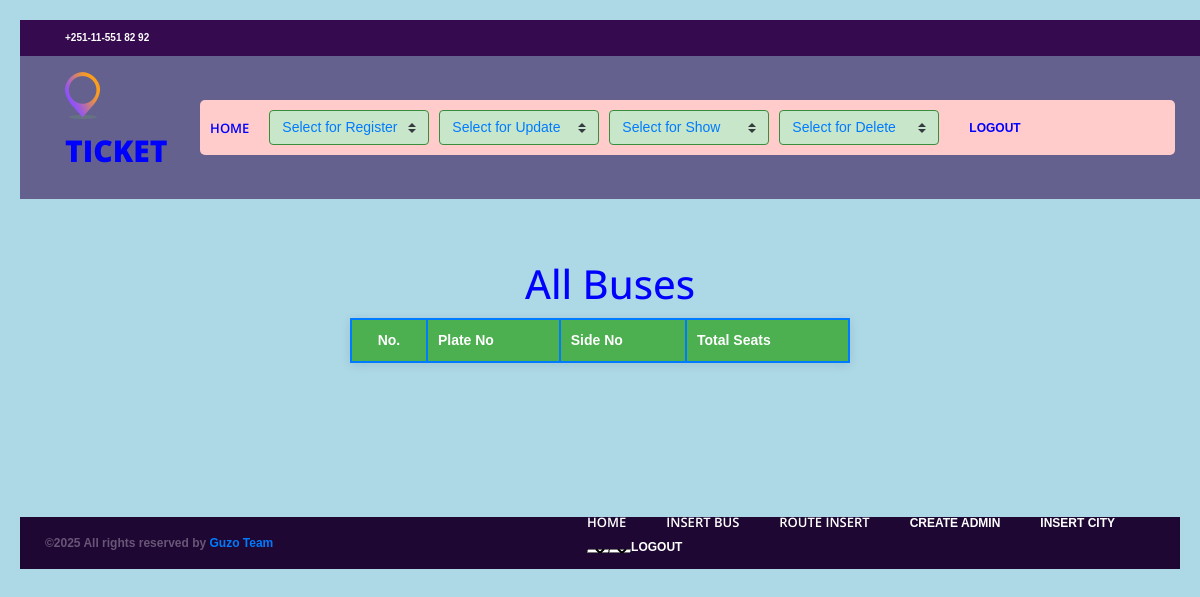
The app's page /buses/, older data.
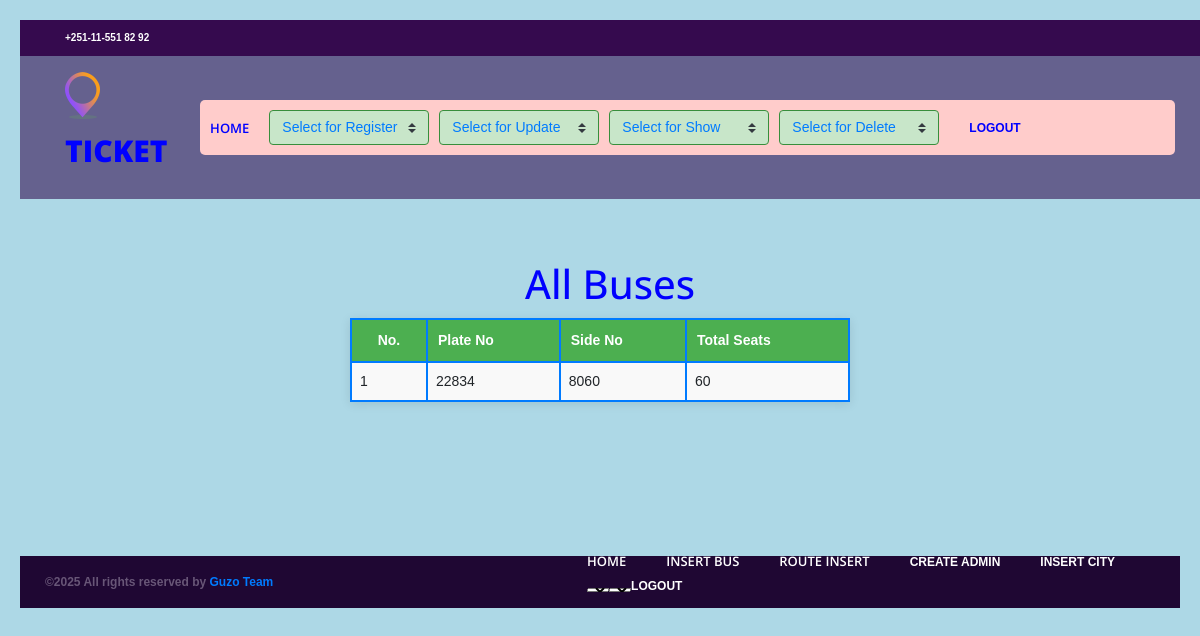
The same page, newer data.
### users/models.py (models this page shows, shortened)
class Bus(models.Model):
    registration_id = models.UUIDField(default=uuid.uuid4, editable=False, unique=True)
    registered_time = models.DateTimeField(auto_now_add=True)
    plate_no = models.CharField(max_length=50, null=True, blank=True)
    sideno = models.CharField(max_length=50, null=True, blank=True)
    no_seats = models.CharField(max_length=50, null=True, blank=False)
    groups = models.ManyToManyField(
        'auth.Group',
        related_name='bus_set',  # Unique related name
        blank=True
    )
    user_permissions = models.ManyToManyField(
        'auth.Permission',
        related_name='bus_permissions_set',  # Unique related name
        blank=True
    )

### users/views.py (the view)
# urls.py: path('buses/', views.buses, name='buses'),
def buses(request):
    buses = Bus.objects.all()
    return render(request, 'users/buses.html',{'buses': buses})

### users/templates/users/buses.html (shortened to what this page needs)
<!DOCTYPE html>
<html lang="en">
<head>
<link rel="stylesheet" type="text/css" href="../static/styles/bootstrap4/bootstrap.min.css">
<link href="../static/plugins/font-awesome-4.7.0/css/font-awesome.min.css" rel="stylesheet" type="text/css">
<link rel="stylesheet" type="text/css" href="../static/plugins/OwlCarousel2-2.2.1/owl.carousel.css">
<link rel="stylesheet" type="text/css" href="../static/plugins/OwlCarousel2-2.2.1/owl.theme.default.css">
<link rel="stylesheet" type="text/css" href="../static/plugins/OwlCarousel2-2.2.1/animate.css">
<link rel="stylesheet" type="text/css" href="../static/styles/main_styles.css">
<link rel="stylesheet" type="text/css" href="../static/styles/responsive.css">
</head>
<body style="background-color: lightblue;">
<div class="super_container">
<header class="header">
		<div class="top_bar">
			<div class="container">
				<div class="row">
					<div class="col d-flex flex-row">
						<div class="phone">+251-11-551 82 92</div>
						<div class="social">
							<ul class="social_list">
								<li class="social_list_item"><a href="#"><i class="fa fa-pinterest" aria-hidden="true"></i></a></li>
								<li class="social_list_item"><a href="#"><i class="fa fa-facebook" aria-hidden="true"></i></a></li>
								<li class="social_list_item"><a href="#"><i class="fa fa-twitter" aria-hidden="true"></i></a></li>
								<li class="social_list_item"><a href="#"><i class="fa fa-dribbble" aria-hidden="true"></i></a></li>
								<li class="social_list_item"><a href="#"><i class="fa fa-behance" aria-hidden="true"></i></a></li>
								<li class="social_list_item"><a href="#"><i class="fa fa-linkedin" aria-hidden="true"></i></a></li>
							</ul>
						</div>
					</div>
				</div>
			</div>
		</div>
<nav class="main_nav">
    <div class="container">
        <div class="row">
            <div class="col main_nav_col d-flex flex-row align-items-center justify-content-start">
                <div class="logo_container">
                    <div class="logo">
                        <a href="#">
                            <img src="../static/images/logo.png" alt="">
                            <span style="color: blue;">ticket</span>
                        </a>
                    </div>
                </div>
                <link href="https://stackpath.bootstrapcdn.com/bootstrap/4.5.2/css/bootstrap.min.css" rel="stylesheet">
                <div class="container-fluid" style="background-color: #ffcccb; padding: 10px; border-radius: 5px;">
                    <ul class="main_nav_list d-flex flex-row align-items-center" style="list-style-type: none; padding: 0; margin: 0; overflow-x: auto;">
                        <li class="main_nav_item" style="margin-right: 20px;">
                            <a href="{% url 'home' %}" style="color: blue; text-decoration: none;">home</a>
                        </li>
                        <li class="main_nav_item" style="margin-right: 10px;">
                            <select onchange="location.href = this.value;" class="custom-select" style="min-width: 160px; color: #007BFF; background-color: #c8e6c9; border: 1px solid #388e3c; font-size: 14px;">
                                <option value="#">Select for Register</option>
                            </select>
                        </li>
                        <li class="main_nav_item" style="margin-right: 10px;">
                            <select onchange="location.href = this.value;" class="custom-select" style="min-width: 160px; color: #007BFF; background-color: #c8e6c9; border: 1px solid #388e3c; font-size: 14px;">
                                <option value="#">Select for Update</option>
                            </select>
                        </li>
                        <li class="main_nav_item" style="margin-right: 10px;">
                            <select onchange="location.href = this.value;" class="custom-select" style="min-width: 160px; color: #007BFF; background-color: #c8e6c9; border: 1px solid #388e3c; font-size: 14px;">
                                <option value="#">Select for Show</option>
                            </select>
                        </li>
                        <li class="main_nav_item" style="margin-right: 10px;">
                            <select onchange="location.href = this.value;" class="custom-select" style="min-width: 160px; color: #007BFF; background-color: #c8e6c9; border: 1px solid #388e3c; font-size: 14px;">
                                <option value="#">Select for Delete</option>
                            </select>
                        </li>
                        <li class="footer_nav_item" style="margin-left: 20px;">
                            <a href="{% url 'logout' %}" style="color: blue; text-decoration: none;">Logout</a>
                        </li>
                    </ul>
                </div>
            </div>
        </div>
    </div>
</nav>
	</header>
<h1 style="margin: 0 auto; padding-left: 20px; text-align: center; display: block; color:blue;">All Buses</h1>
<table>
  <thead>
        <tr>
            <th>No.</th>
            <th>Plate No</th>
            <th>Side No</th>
            <th>Total Seats</th>
        </tr>
  </thead>
  <tbody>
     {% for bus in buses %}
      <tr>
        <td>{{ forloop.counter }}</td>
        <td>{{ bus.plate_no }}</td>
        <td>{{ bus.sideno }}</td>
        <td>{{ bus.no_seats }}</td>
      </tr>
    {% endfor %}
  </tbody>
</table>
  <div class="copyright">
		<div class="container">
			<div class="row">
				<div class="col-lg-3 order-lg-1 order-2  ">
					<div class="copyright_content d-flex flex-row align-items-center">
						<div>
&copy;<script>document.write(new Date().getFullYear());</script> All rights reserved by <a href="#">Guzo Team</a>
</div>
					</div>
				</div>
				<div class="col-lg-9 order-lg-2 order-1">
					<div class="footer_nav_container d-flex flex-row align-items-center justify-content-lg-end">
						<div class="footer_nav">
							<ul class="footer_nav_list">
							 <li class="main_nav_item"><a href="{% url 'home' %}">home</a></li>
<li class="main_nav_item"><a href="{% url 'businsert' %}">Insert Bus</a></li>
<li class="main_nav_item"><a href="{% url 'route' %}">Route insert</a></li>
<li class="footer_nav_item"><a href="{% url 'admins' %}" style="color:white;">Create Admin</a></li>
<li class="footer_nav_item"><a href="{% url 'city' %}" style="color:white;">Insert City</a></li>
<select onchange="location.href = this.value;"><option value="#">Select for Show</option></select>
<select onchange="location.href = this.value;"><option value="#">Select for Delete</option></select>
<li class="footer_nav_item"><a href="{% url 'logout' %}" style="color:white;">Logout</a></li>
							</ul>
						</div>
					</div>
				</div>
			</div>
		</div>
	</div>
</div>
</body>
</html>

### users/static/styles/main_styles.css (style rules this page uses)
* { margin: 0; padding: 0; -webkit-font-smoothing: antialiased; -webkit-text-shadow: rgba(0,0,0,.01) 0 0 1px; text-shadow: rgba(0,0,0,.01) 0 0 1px; }
body { font-family: 'Open Sans', sans-serif; font-size: 14px; font-weight: 400; background: #FFFFFF; color: #a5a5a5; }
div { display: block; position: relative; -webkit-box-sizing: border-box; -moz-box-sizing: border-box; box-sizing: border-box; }
ul { list-style: none; margin-bottom: 0px; }
a, a:hover, a:visited, a:active, a:link { text-decoration: none; -webkit-font-smoothing: antialiased; -webkit-text-shadow: rgba(0,0,0,.01) 0 0 1px; text-shadow: rgba(0,0,0,.01) 0 0 1px; }
h1 { font-size: 48px; }
h1, h2, h3, h4, h5, h6 { font-family: 'Open Sans', sans-serif; -webkit-font-smoothing: antialiased; -webkit-text-shadow: rgba(0,0,0,.01) 0 0 1px; text-shadow: rgba(0,0,0,.01) 0 0 1px; }
.super_container { width: 100%; overflow: hidden; }
.header { position: fixed; width: 100%; background: rgba(54, 19, 84, 0.6); z-index: 12; }
.top_bar { width: 100%; height: 36px; background: #350a4e; -webkit-transition: all 400ms ease; -moz-transition: all 400ms ease; -ms-transition: all 400ms ease; -o-transition: all 400ms ease; transition: all 400ms ease; }
.phone { display: inline-block; margin-right: 36px; line-height: 36px; font-size: 10px; font-weight: 600; color: #FFFFFF; }
.social_list_item { position: relative; display: inline-block; margin-right: 3px; }
.social_list_item:last-child { margin-right: 0px; }
.social_list_item a { display: block; width: 100%; padding-left: 10px; padding-right: 10px; line-height: 36px; }
.social_list_item a i { font-size: 12px; color: #FFFFFF; -webkit-transition: all 200ms ease; -moz-transition: all 200ms ease; -ms-transition: all 200ms ease; -o-transition: all 200ms ease; transition: all 200ms ease; }
.main_nav_col { height: 143px; -webkit-transition: all 400ms ease; -moz-transition: all 400ms ease; -ms-transition: all 400ms ease; -o-transition: all 400ms ease; transition: all 400ms ease; }
.logo_container { -webkit-transform: translateY(-6px); -moz-transform: translateY(-6px); -ms-transform: translateY(-6px); -o-transform: translateY(-6px); transform: translateY(-6px); }
.logo a { font-family: 'Open Sans', sans-serif; font-size: 30px; color: #f4f4f8; font-weight: 800; text-transform: uppercase; }
.logo a img { display: inline-block; vertical-align: baseline; margin-right: 9px; -webkit-transform: translateY(2px); -moz-transform: translateY(2px); -ms-transform: translateY(2px); -o-transform: translateY(2px); transform: translateY(2px); }
.main_nav_item { position: relative; display: inline-block; margin-right: 40px; }
.main_nav_item a { font-family: 'Open Sans', sans-serif; font-size: 13px; font-weight: 600; color: #FFFFFF; text-transform: uppercase; padding-bottom: 10px; padding-top: 10px; }
.main_nav_item::after { display: block; position: absolute; left: -1px; bottom: -11px; width: calc(100% + 2px); height: 2px; background: linear-gradient(to right, #fa9e1b, #8d4fff); content: ''; opacity: 0; -webkit-transition: all 200ms ease; -moz-transition: all 200ms ease; -ms-transition: all 200ms ease; -o-transition: all 200ms ease; transition: all 200ms ease; }
.copyright { background: #1f0733; }
.copyright_content { height: 52px; }
.copyright_content div { font-size: 12px; font-weight: 600; color: #685677; }
.footer_nav_container { height: 52px; }
.footer_nav_list { font-size: 0px; }
.footer_nav_item { display: inline-block; margin-right: 40px; }
.footer_nav_item a { font-size: 12px; font-weight: 600; color: #685677; text-transform: uppercase; line-height: 2; -webkit-transition: all 200ms ease; -moz-transition: all 200ms ease; -ms-transition: all 200ms ease; -o-transition: all 200ms ease; transition: all 200ms ease; }

### users/templates/users/buses.html (style rules this page uses)
body { font-family: Arial, sans-serif; margin: 0; padding: 20px; background-color: #f4f4f4; }
h1 { margin: 0; }
table { width: 100%; max-width: 500px; border-collapse: collapse; margin: 10px auto; background-color: #f9f9f9; box-shadow: 0 2px 10px rgba(0, 0, 0, 0.1); }
th, td { border: 2px solid #007BFF; padding: 8px; text-align: left; font-size: 14px; word-wrap: break-word; }
th { background-color: #e9ecef; }
table { width: 100%; border-collapse: collapse; }
th { background-color: #4CAF50; color: white; padding: 10px; text-align: left; }
th:first-child { text-align: center; }

Row changes from the older to the newer data that the page shows:
added Bus: plate_no "22834", sideno "8060", no_seats "60"
